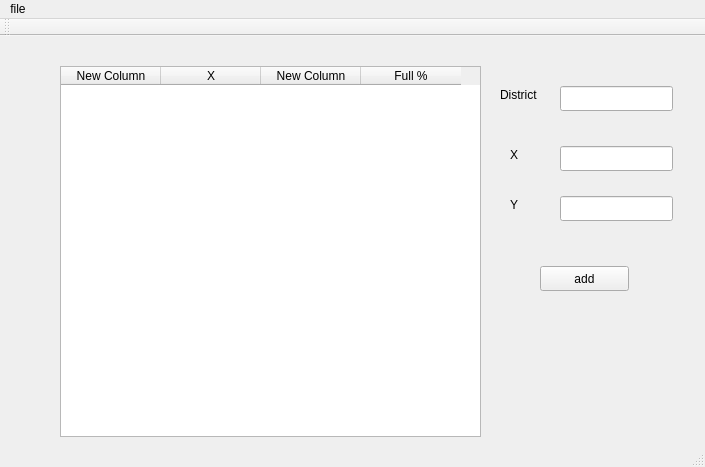
<?xml version="1.0" encoding="UTF-8"?>
<ui version="4.0">
 <class>MainWindow</class>
 <widget class="QMainWindow" name="MainWindow">
  <property name="geometry">
   <rect>
    <x>0</x>
    <y>0</y>
    <width>705</width>
    <height>467</height>
   </rect>
  </property>
  <property name="windowTitle">
   <string>MainWindow</string>
  </property>
  <widget class="QWidget" name="centralWidget">
   <widget class="QTableWidget" name="tableWidget">
    <property name="geometry">
     <rect>
      <x>60</x>
      <y>30</y>
      <width>421</width>
      <height>371</height>
     </rect>
    </property>
    <property name="autoScroll">
     <bool>false</bool>
    </property>
    <column>
     <property name="text">
      <string>New Column</string>
     </property>
    </column>
    <column>
     <property name="text">
      <string>X</string>
     </property>
    </column>
    <column>
     <property name="text">
      <string>New Column</string>
     </property>
    </column>
    <column>
     <property name="text">
      <string>Full %</string>
     </property>
    </column>
   </widget>
   <widget class="QLabel" name="label_3">
    <property name="geometry">
     <rect>
      <x>510</x>
      <y>160</y>
      <width>67</width>
      <height>17</height>
     </rect>
    </property>
    <property name="text">
     <string>Y</string>
    </property>
   </widget>
   <widget class="QPushButton" name="pushButton">
    <property name="geometry">
     <rect>
      <x>540</x>
      <y>230</y>
      <width>89</width>
      <height>25</height>
     </rect>
    </property>
    <property name="text">
     <string>add</string>
    </property>
   </widget>
   <widget class="QLabel" name="label_2">
    <property name="geometry">
     <rect>
      <x>510</x>
      <y>110</y>
      <width>67</width>
      <height>17</height>
     </rect>
    </property>
    <property name="text">
     <string>X</string>
    </property>
   </widget>
   <widget class="QLineEdit" name="lineEdit_3">
    <property name="geometry">
     <rect>
      <x>560</x>
      <y>160</y>
      <width>113</width>
      <height>25</height>
     </rect>
    </property>
   </widget>
   <widget class="QLineEdit" name="lineEdit">
    <property name="geometry">
     <rect>
      <x>560</x>
      <y>50</y>
      <width>113</width>
      <height>25</height>
     </rect>
    </property>
   </widget>
   <widget class="QLabel" name="label">
    <property name="geometry">
     <rect>
      <x>500</x>
      <y>50</y>
      <width>67</width>
      <height>17</height>
     </rect>
    </property>
    <property name="text">
     <string>District</string>
    </property>
   </widget>
   <widget class="QLineEdit" name="lineEdit_2">
    <property name="geometry">
     <rect>
      <x>560</x>
      <y>110</y>
      <width>113</width>
      <height>25</height>
     </rect>
    </property>
   </widget>
  </widget>
  <widget class="QMenuBar" name="menuBar">
   <property name="geometry">
    <rect>
     <x>0</x>
     <y>0</y>
     <width>705</width>
     <height>22</height>
    </rect>
   </property>
   <widget class="QMenu" name="menufile">
    <property name="title">
     <string>file</string>
    </property>
    <addaction name="actionopen"/>
    <addaction name="actionsave"/>
   </widget>
   <addaction name="menufile"/>
  </widget>
  <widget class="QToolBar" name="mainToolBar">
   <attribute name="toolBarArea">
    <enum>TopToolBarArea</enum>
   </attribute>
   <attribute name="toolBarBreak">
    <bool>false</bool>
   </attribute>
  </widget>
  <widget class="QStatusBar" name="statusBar"/>
  <action name="actionopen">
   <property name="text">
    <string>open</string>
   </property>
  </action>
  <action name="actionsave">
   <property name="text">
    <string>save</string>
   </property>
  </action>
 </widget>
 <layoutdefault spacing="6" margin="11"/>
 <resources/>
 <connections/>
</ui>
